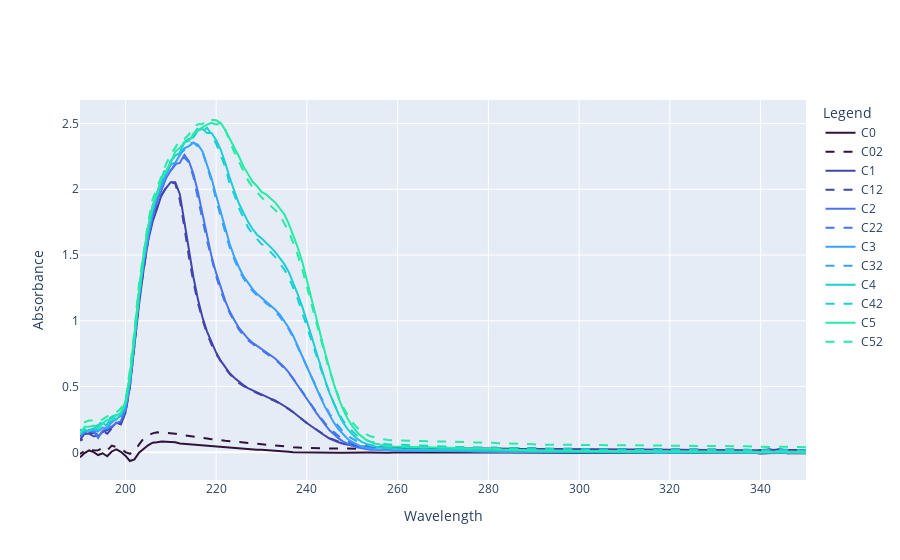

Source (notebook cell):
### Code cell
fig = go.Figure()

colors = px.colors.sequential.Turbo

for i in range(6):
    spectrum = pd.read_csv(f'./data/C{i}.TXT', sep='\t', header=None, skiprows=19)  # Adjust the delimiter if necessary
    spectrumt2 = pd.read_csv(f'./data/C{i}2.TXT', sep='\t', header=None, skiprows=19)  # Adjust the delimiter if necessary
    spectrum.columns = ['Wavelength', 'Absorbance']
    spectrumt2.columns = ['Wavelength', 'Absorbance']
    spectrum = spectrum.dropna()
    spectrumt2 = spectrumt2.dropna()
    
    # tolgo il fondo
    spectrum['Absorbance'] = spectrum['Absorbance'] - fondo['Absorbance']
    spectrumt2['Absorbance'] = spectrumt2['Absorbance'] - fondo['Absorbance']

    # appaio code:
    # coda = spectrum['Absorbance'][spectrum['Wavelength'] == 340].values[0]
    # coda2 = spectrumt2['Absorbance'][spectrumt2['Wavelength'] == 340].values[0]
    # spectrum['Absorbance'] = spectrum['Absorbance'] - coda
    # spectrumt2['Absorbance'] = spectrumt2['Absorbance'] - coda2

    fig.add_trace(go.Scatter(x=spectrum['Wavelength'], y=spectrum['Absorbance'], mode='lines', name=f'C{i}', line_color=colors[i]))
    fig.add_trace(go.Scatter(x=spectrumt2['Wavelength'], y=spectrumt2['Absorbance'], mode='lines', name=f'C{i}2', line_color=colors[i], line=dict(dash='dash')))

fig.update_layout(
    # title='Spectrum and Spectrum T2',
    xaxis_title='Wavelength',
    yaxis_title='Absorbance',
    legend_title='Legend'
)

fig.show()

### Figure 1 — Plotly figure (JSON) as saved in the notebook; plotly's stock layout.template omitted (floating-point values rounded to 4 significant figures; data arrays with more than 128 entries replaced by an {"elided": "..."} marker saying what was removed)
{"data": [{"line": {"color": "#30123b"}, "mode": "lines", "name": "C0", "type": "scatter", "x": {"elided": "161 float values"}, "y": {"elided": "161 float values"}}, {"line": {"color": "#30123b", "dash": "dash"}, "mode": "lines", "name": "C02", "type": "scatter", "x": {"elided": "161 float values"}, "y": {"elided": "161 float values"}}, {"line": {"color": "#4145ab"}, "mode": "lines", "name": "C1", "type": "scatter", "x": {"elided": "161 float values"}, "y": {"elided": "161 float values"}}, {"line": {"color": "#4145ab", "dash": "dash"}, "mode": "lines", "name": "C12", "type": "scatter", "x": {"elided": "161 float values"}, "y": {"elided": "161 float values"}}, {"line": {"color": "#4675ed"}, "mode": "lines", "name": "C2", "type": "scatter", "x": {"elided": "161 float values"}, "y": {"elided": "161 float values"}}, {"line": {"color": "#4675ed", "dash": "dash"}, "mode": "lines", "name": "C22", "type": "scatter", "x": {"elided": "161 float values"}, "y": {"elided": "161 float values"}}, {"line": {"color": "#39a2fc"}, "mode": "lines", "name": "C3", "type": "scatter", "x": {"elided": "161 float values"}, "y": {"elided": "161 float values"}}, {"line": {"color": "#39a2fc", "dash": "dash"}, "mode": "lines", "name": "C32", "type": "scatter", "x": {"elided": "161 float values"}, "y": {"elided": "161 float values"}}, {"line": {"color": "#1bcfd4"}, "mode": "lines", "name": "C4", "type": "scatter", "x": {"elided": "161 float values"}, "y": {"elided": "161 float values"}}, {"line": {"color": "#1bcfd4", "dash": "dash"}, "mode": "lines", "name": "C42", "type": "scatter", "x": {"elided": "161 float values"}, "y": {"elided": "161 float values"}}, {"line": {"color": "#24eca6"}, "mode": "lines", "name": "C5", "type": "scatter", "x": {"elided": "161 float values"}, "y": {"elided": "161 float values"}}, {"line": {"color": "#24eca6", "dash": "dash"}, "mode": "lines", "name": "C52", "type": "scatter", "x": {"elided": "161 float values"}, "y": {"elided": "161 float values"}}], "layout": {"legend": {"title": {"text": "Legend"}}, "xaxis": {"title": {"text": "Wavelength"}}, "yaxis": {"title": {"text": "Absorbance"}}}}
